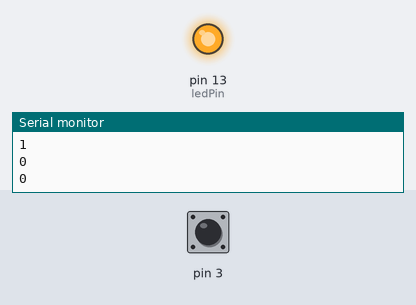
Bench run of a sketch on a simulated Arduino Uno, built with avr-gcc and run on an emulated ATmega328P. Shown: output pins drawn as LEDs (lit = HIGH), the last lines printed to the serial monitor. The inputs (shaded band) are chosen by the test bench; at power-on: pin 3 HIGH.

Above: at 1.2 s.
1.3 s: pin 3 pulled LOW for 0.15 s
At 2.6 s:
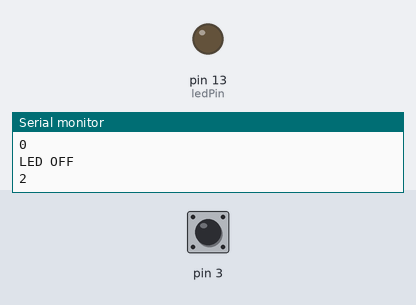
Timing chart, 0 to 4.3 s (numbered marks = the images above; inputs shaded):
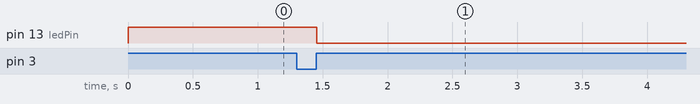

The sketch:

SwitchButton.ino
```cpp
// Creates a debounced switch state(High Low)controlled by a momentary contact - microswitches etc
// Member functions are provided to tell you if the button has been pressed but you have not read/acted on this yet,
// the button has been held and you havnt read/acted on this yet and how long it has been held for.
// A number of
class switchButton
{
 unsigned long previousMillis = 0;
 int delayMillis = 200;
 int pin;
 int lastReading = LOW;
 int numberOfStates;
 unsigned long holdStart = 0;
 int holdThreshold = 1000;

 public:
  unsigned long holdTime = 0;
  int state = 1;
  bool pressedNotActed = false;
  bool heldNotActed = false;

    // Create instance of switchButton
switchButton(int whichPin,int HowManyStates){
  pin = whichPin;
  numberOfStates = HowManyStates;
  };


    // Reads digital pin and decides on state
void update(){
    int reading = digitalRead(pin);
	// if the button has been pressed ignore more presses for a few milliseconds to debounce

  if (reading == LOW && lastReading == LOW)
  	{
    if (holdStart == 0)
    	{
    		holdStart = millis();
          	holdTime = 0;
    	}

    else
    	{
      		holdTime = millis() - holdStart;
    	}


  	}

  else
  	{
 		holdStart = 0;
  	}
  if (holdTime >= holdThreshold && reading == HIGH && lastReading == LOW)
    	{
      		heldNotActed = true;


    	}

  if (reading == HIGH && lastReading == LOW && millis() - previousMillis > delayMillis && holdTime < holdThreshold) {
    	pressedNotActed = true;
    	previousMillis = millis();
    	// Change state
    	if (state < numberOfStates){
       		state++;
      		}
      	else{
      		state = 1;
      		}
  }
  lastReading = reading;
}


    // Returns True if the button has been pressed and this is the first time it has been read
  bool pressed(){

    bool returnvalue = pressedNotActed;
    pressedNotActed = false;
    return returnvalue;

  };
  // Returns True if the button has been held and this is the first time it has been read
 bool held(){

    bool returnvalue = heldNotActed;
    heldNotActed = false;
    return returnvalue;

  };

  //returns the number of seconds a button has been held for if it has been held longer than the hold threshhold
  int heldFor(){
    int returnValue = 0;

    if (heldNotActed == true && holdStart == 0)
    {
    returnValue = (holdTime / 1000);
    heldNotActed = false;
    }

    return returnValue;
  };


};


////////////////////////////////////////////////////////////////


// Pin 13 has an LED connected on most Arduino boards.
// give it a name:
int ledPin = 13;
switchButton button1(3,5);
// the setup routine runs once when you press reset:
void setup() {
  Serial.begin(9600);
  // initialize the digital pin as an output.
  pinMode(3,INPUT_PULLUP);
  pinMode(ledPin, OUTPUT);
}

// the loop routine runs over and over again forever:
void loop() {

  button1.update();
  if (button1.state == 1) {
        digitalWrite(ledPin, HIGH);
      Serial.println("LED ON");
      }
  else{
    	digitalWrite(ledPin, LOW);
      Serial.println("LED OFF");
}
    Serial.println(button1.state);
  //Serial.println(button1.holdTime);
  Serial.println(button1.heldNotActed);
  Serial.println(button1.heldFor());
}
```

Measured:
- after the input at 1.3 s, pin 13 (ledPin): HIGH → LOW after 0.15 s
